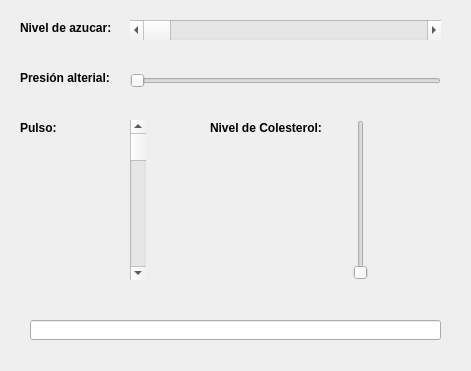
<?xml version="1.0" encoding="UTF-8"?>
<ui version="4.0">
 <class>frmNiveles</class>
 <widget class="QDialog" name="frmNiveles">
  <property name="geometry">
   <rect>
    <x>0</x>
    <y>0</y>
    <width>471</width>
    <height>371</height>
   </rect>
  </property>
  <property name="windowTitle">
   <string>Niveles de Salud</string>
  </property>
  <widget class="QLabel" name="lblAzucar">
   <property name="geometry">
    <rect>
     <x>20</x>
     <y>20</y>
     <width>91</width>
     <height>16</height>
    </rect>
   </property>
   <property name="font">
    <font>
     <weight>75</weight>
     <bold>true</bold>
    </font>
   </property>
   <property name="text">
    <string>Nivel de azucar:</string>
   </property>
  </widget>
  <widget class="QScrollBar" name="sbhAzucar">
   <property name="geometry">
    <rect>
     <x>130</x>
     <y>20</y>
     <width>311</width>
     <height>20</height>
    </rect>
   </property>
   <property name="orientation">
    <enum>Qt::Horizontal</enum>
   </property>
  </widget>
  <widget class="QLabel" name="lblPresion">
   <property name="geometry">
    <rect>
     <x>20</x>
     <y>70</y>
     <width>91</width>
     <height>16</height>
    </rect>
   </property>
   <property name="font">
    <font>
     <weight>75</weight>
     <bold>true</bold>
    </font>
   </property>
   <property name="text">
    <string>Presión alterial:</string>
   </property>
  </widget>
  <widget class="QSlider" name="slhPresion">
   <property name="geometry">
    <rect>
     <x>130</x>
     <y>70</y>
     <width>311</width>
     <height>22</height>
    </rect>
   </property>
   <property name="orientation">
    <enum>Qt::Horizontal</enum>
   </property>
  </widget>
  <widget class="QLabel" name="lblPulso">
   <property name="geometry">
    <rect>
     <x>20</x>
     <y>120</y>
     <width>41</width>
     <height>16</height>
    </rect>
   </property>
   <property name="font">
    <font>
     <weight>75</weight>
     <bold>true</bold>
    </font>
   </property>
   <property name="text">
    <string>Pulso:</string>
   </property>
  </widget>
  <widget class="QScrollBar" name="sbvPulso">
   <property name="geometry">
    <rect>
     <x>130</x>
     <y>120</y>
     <width>16</width>
     <height>160</height>
    </rect>
   </property>
   <property name="orientation">
    <enum>Qt::Vertical</enum>
   </property>
  </widget>
  <widget class="QLabel" name="lblColesterol">
   <property name="geometry">
    <rect>
     <x>210</x>
     <y>120</y>
     <width>121</width>
     <height>16</height>
    </rect>
   </property>
   <property name="font">
    <font>
     <weight>75</weight>
     <bold>true</bold>
    </font>
   </property>
   <property name="text">
    <string>Nivel de Colesterol:</string>
   </property>
  </widget>
  <widget class="QSlider" name="slvColesterol">
   <property name="geometry">
    <rect>
     <x>350</x>
     <y>120</y>
     <width>22</width>
     <height>160</height>
    </rect>
   </property>
   <property name="orientation">
    <enum>Qt::Vertical</enum>
   </property>
  </widget>
  <widget class="QLineEdit" name="txtResultado">
   <property name="geometry">
    <rect>
     <x>30</x>
     <y>320</y>
     <width>411</width>
     <height>20</height>
    </rect>
   </property>
   <property name="readOnly">
    <bool>true</bool>
   </property>
  </widget>
 </widget>
 <resources/>
 <connections/>
</ui>
